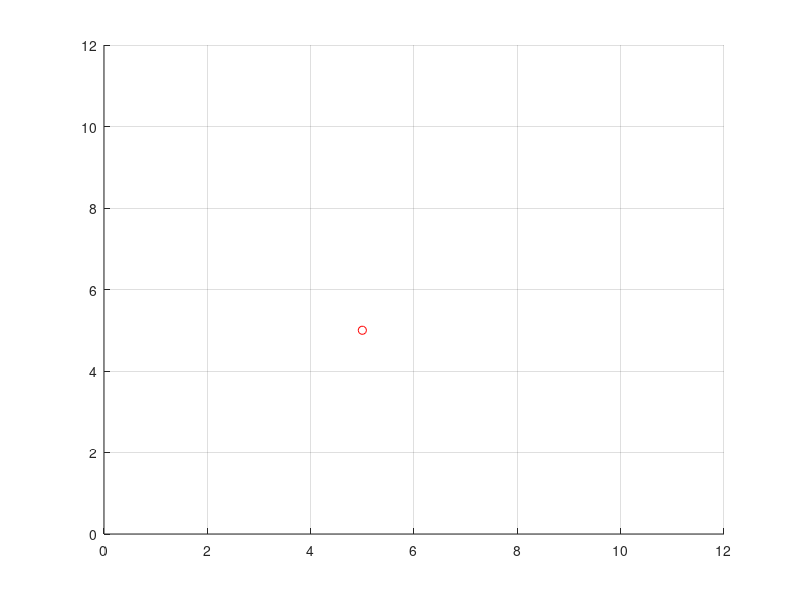

Reproduce this figure in MATLAB. (Note: this script raises an error after producing the figure.)
close all; 
clear all; 


% parameters for rrt
dist_threshold = 0.8;

x_max = 12; 
y_max = 12; 


start = [5; 5]

% generate simple map

% map = load_map_from_image('simple_office_map.png');
map = zeros(1200,1200);

figure(1); 
% show(map)
hold on; 
plot(start(1), start(2), 'ro')
grid on; 
xlim([0 x_max]);
ylim([0 y_max]);


tree = [start]; 

n = 1000; 
f = cell(n,1) ; 
for i=1:n

    
    rnd_point = get_random_coord(x_max, y_max); 

    % [best_point, shortest_dist] = find_nearest_tree_point(rnd_point, tree, start)

    shortest_dist       = 10000; 
    nearest_neighbor    = start; 
    nr_of_tree_elements = length(tree(1,:));

    for j=1:nr_of_tree_elements
        p = tree(:,j);
        dist = norm(p - rnd_point);
        if (dist < shortest_dist)
            shortest_dist = dist; 
            best_point    = p; 
        end; 
    end;


    % if the distance exceeds the distance threshold
    if (shortest_dist > dist_threshold)
        diff = rnd_point - best_point;
        l    = norm(diff);
        rnd_point = dist_threshold*(diff / l) + best_point;
    end



    % check if the line intersects with an obstacle
    diff      = rnd_point - best_point; 
    angle     = atan2(diff(2), diff(1));
    pose      = [best_point(1), best_point(2), angle]; 
    % intersect = rayIntersection(map, pose, angle, 3);
    % 
    % 
    % intersect_obstacle = sum(isnan(intersect));
    % 
    % 
    %     % check if this point is in obstacle
    % obstacle = checkOccupancy(map, rnd_point', "local");
    % if obstacle == 1
    %     plot(rnd_point(1), rnd_point(2), 'rx');
    %     % display(rnd_point);
    %     continue;
    % end


    % if (intersect_obstacle == 0)
    %     plot(intersect(1), intersect(2), 'bx'); 
    %     continue;
    % end

    % if((obstacle == 0) && (intersect_obstacle == 2))
        tree = [tree, rnd_point];
        % plot(rnd_point(1), rnd_point(2), 'g+');
        hold on; 
        plot([best_point(1) rnd_point(1)], [best_point(2) rnd_point(2)], 'r-');
    % end
    drawnow; 
    %pause(0.001);

   % f{i} = getframe(gcf) ;
end



% obj = VideoWriter('rrt.mpeg', 'MPEG-4');
% obj.Quality = 50;
% obj.FrameRate = 60;
% open(obj);
% for i = 1:n
%     writeVideo(obj, f{i}) ;
% end
% obj.close();



function [nearest_neighbor, shortest_dist] = find_nearest_tree_point(point, start, tree)

    shortest_dist       = 10000; 
    nearest_neighbor    = start; 
    nr_of_tree_elements = length(tree(1,:));
    
    for j=1:nr_of_tree_elements
        p = tree(:,j);
        point;
        dist = norm(p - point);
        if (dist < shortest_dist)
            shortest_dist = dist; 
            nearest_neighbor = p; 
        end; 

        nearest_neighbor;

    end;

    

end

function map = load_map_from_image(image_path)
    image     = imread('simple_office_map.png');
    grayimage = rgb2gray(image);
    bwimage   = grayimage < 0.5;
    map       = binaryOccupancyMap(bwimage,100);
end

function rnd_point = get_random_coord(x_max, y_max)
    x = rand*x_max;
    y = rand*y_max;
    rnd_point = [x; y];
end



